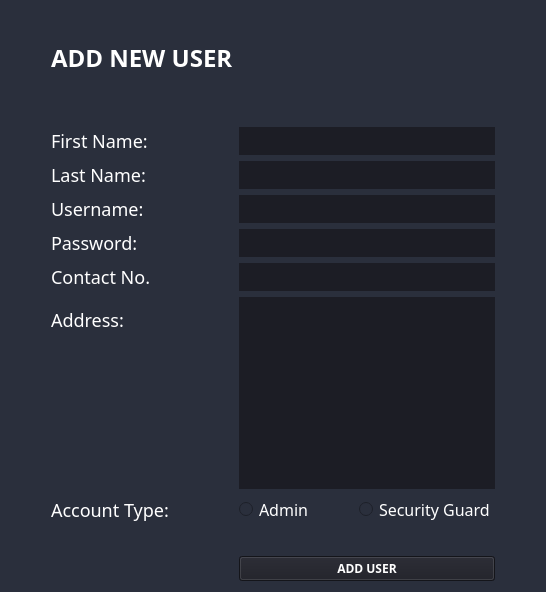
              <widget class="QWidget" name="addNewUser_page">
               <property name="styleSheet">
                <string notr="true">*{
font-family: century gothic;
background: #2A2F3C ;
}
QLineEdit, QTextEdit{
background-color:#1C1D25;
border:#1C1D25;

color:white;
font-size:18px;
}
QLabel{
color: white;
font-size: 18px;

}
QPushButton, QToolButton{
font-weight:bold;
color:white ;
background-color:#1C1D25;
}
QPushButton:hover{
color:white;
background-color:black;
}
</string>
               </property>
               <layout class="QVBoxLayout" name="verticalLayout_7">
                <item>
                 <spacer name="verticalSpacer_7">
                  <property name="orientation">
                   <enum>Qt::Vertical</enum>
                  </property>
                  <property name="sizeType">
                   <enum>QSizePolicy::Minimum</enum>
                  </property>
                  <property name="sizeHint" stdset="0">
                   <size>
                    <width>20</width>
                    <height>30</height>
                   </size>
                  </property>
                 </spacer>
                </item>
                <item>
                 <layout class="QHBoxLayout" name="horizontalLayout_11">
                  <item>
                   <spacer name="horizontalSpacer_36">
                    <property name="orientation">
                     <enum>Qt::Horizontal</enum>
                    </property>
                    <property name="sizeType">
                     <enum>QSizePolicy::Fixed</enum>
                    </property>
                    <property name="sizeHint" stdset="0">
                     <size>
                      <width>40</width>
                      <height>20</height>
                     </size>
                    </property>
                   </spacer>
                  </item>
                  <item>
                   <layout class="QFormLayout" name="addUser_form">
                    <item row="0" column="0">
                     <widget class="QLabel" name="addUser_label">
                      <property name="styleSheet">
                       <string notr="true">FONT-WEIGHT:BOLD;
font-size:24px;</string>
                      </property>
                      <property name="text">
                       <string>ADD NEW USER</string>
                      </property>
                     </widget>
                    </item>
                    <item row="1" column="0">
                     <spacer name="verticalSpacer_10">
                      <property name="orientation">
                       <enum>Qt::Vertical</enum>
                      </property>
                      <property name="sizeHint" stdset="0">
                       <size>
                        <width>20</width>
                        <height>40</height>
                       </size>
                      </property>
                     </spacer>
                    </item>
                    <item row="2" column="0">
                     <widget class="QLabel" name="afname_label">
                      <property name="text">
                       <string>First Name:</string>
                      </property>
                     </widget>
                    </item>
                    <item row="3" column="0">
                     <widget class="QLabel" name="alname_label">
                      <property name="text">
                       <string>Last Name:</string>
                      </property>
                     </widget>
                    </item>
                    <item row="5" column="0">
                     <widget class="QLabel" name="aPassword_label">
                      <property name="text">
                       <string>Password:</string>
                      </property>
                     </widget>
                    </item>
                    <item row="6" column="0">
                     <widget class="QLabel" name="aContactNo_label">
                      <property name="text">
                       <string>Contact No.</string>
                      </property>
                     </widget>
                    </item>
                    <item row="7" column="0">
                     <widget class="QLabel" name="aAddress_label">
                      <property name="text">
                       <string>Address:</string>
                      </property>
                     </widget>
                    </item>
                    <item row="10" column="1">
                     <widget class="QPushButton" name="addNewUser_pushButton">
                      <property name="styleSheet">
                       <string notr="true">FONT-SIZE: 18PX;</string>
                      </property>
                      <property name="text">
                       <string>ADD USER</string>
                      </property>
                     </widget>
                    </item>
                    <item row="4" column="0">
                     <widget class="QLabel" name="ausername_label">
                      <property name="text">
                       <string>Username:</string>
                      </property>
                     </widget>
                    </item>
                    <item row="2" column="1">
                     <widget class="QLineEdit" name="afname_field"/>
                    </item>
                    <item row="3" column="1">
                     <widget class="QLineEdit" name="alname_field"/>
                    </item>
                    <item row="4" column="1">
                     <widget class="QLineEdit" name="ausername_field"/>
                    </item>
                    <item row="5" column="1">
                     <widget class="QLineEdit" name="aPassword_field"/>
                    </item>
                    <item row="6" column="1">
                     <widget class="QLineEdit" name="aContactNo_field"/>
                    </item>
                    <item row="7" column="1">
                     <widget class="QTextEdit" name="aAddress_field">
                      <property name="styleSheet">
                       <string notr="true">border-radius:0px;</string>
                      </property>
                     </widget>
                    </item>
                    <item row="8" column="1">
                     <layout class="QHBoxLayout" name="horizontalLayout_20">
                      <item>
                       <widget class="QRadioButton" name="aAdmin_radioButton">
                        <property name="styleSheet">
                         <string notr="true">color:white;
font-size: 16px;</string>
                        </property>
                        <property name="text">
                         <string>Admin</string>
                        </property>
                       </widget>
                      </item>
                      <item>
                       <widget class="QRadioButton" name="aSecurity_radioButton">
                        <property name="styleSheet">
                         <string notr="true">color:white;
font-size: 16px;</string>
                        </property>
                        <property name="text">
                         <string>Security Guard</string>
                        </property>
                       </widget>
                      </item>
                     </layout>
                    </item>
                    <item row="8" column="0">
                     <widget class="QLabel" name="accountType_label">
                      <property name="text">
                       <string>Account Type:</string>
                      </property>
                     </widget>
                    </item>
                    <item row="9" column="1">
                     <spacer name="verticalSpacer_11">
                      <property name="orientation">
                       <enum>Qt::Vertical</enum>
                      </property>
                      <property name="sizeType">
                       <enum>QSizePolicy::Fixed</enum>
                      </property>
                      <property name="sizeHint" stdset="0">
                       <size>
                        <width>20</width>
                        <height>20</height>
                       </size>
                      </property>
                     </spacer>
                    </item>
                   </layout>
                  </item>
                  <item>
                   <spacer name="horizontalSpacer_35">
                    <property name="orientation">
                     <enum>Qt::Horizontal</enum>
                    </property>
                    <property name="sizeHint" stdset="0">
                     <size>
                      <width>40</width>
                      <height>20</height>
                     </size>
                    </property>
                   </spacer>
                  </item>
                 </layout>
                </item>
               </layout>
              </widget>
